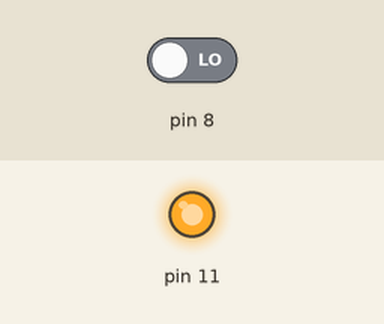
This sketch was run on a simulated Arduino Uno, built with avr-gcc and run on an emulated ATmega328P. Parts: output pins drawn as LEDs (lit = HIGH). The inputs (shaded band) are chosen by the test bench; at power-on: pin 8 LOW.

Above: at 3.8 s.
3.9 s: pin 8 driven HIGH
At 4.8 s:
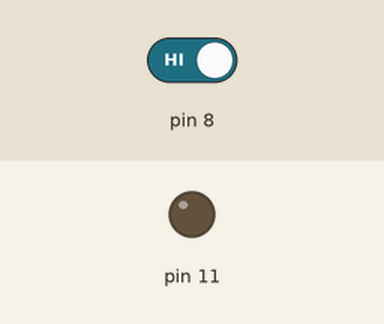
8.1 s: pin 8 driven LOW
At 8.1 s:
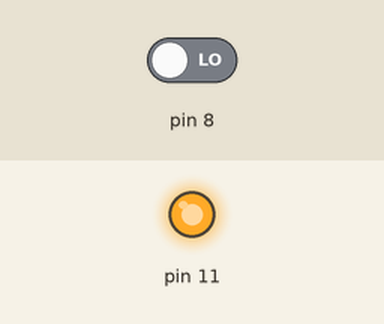
Timing chart, 0 to 11.1 s (numbered marks = the images above; inputs shaded):
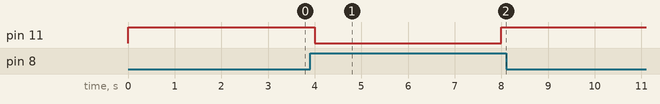

Measured:
- after the input at 3.9 s, pin 11: HIGH → LOW after 0.10 s, → HIGH 4.0 s later
- after the input at 8.1 s, pin 11: stays HIGH (without the input it goes to LOW after 0.90 s)

The sketch:

trafi_i_butonla_durduran_yaya1.ino
```cpp
// define buton için gerekli ve butonu 8 e bağladığımız için ()bunu içine de  8 yazdık
#define STOP digitalRead(8)
void setup()
{
  pinMode(8,INPUT);
  pinMode(11,OUTPUT);
}

void loop()
{
  digitalWrite(11,HIGH);//araç için olan yeşil açık
  delay(1000);

  if(STOP)
  {
     digitalWrite(11,LOW);//araç için olan yeşil kapalı
    digitalWrite(9,HIGH);//yaya için yeşil yanıyo
    digitalWrite(13,HIGH);//araç için kırmızı yanıyo

   delay(4000);
    digitalWrite(9,LOW);//yaya için yeşil kapalı
    digitalWrite(13,LOW);//araç için kırmızı kapalı
  }
  //butonu basmayı bırakınca da araçlar için yeşil yanıcak
}
    
```
